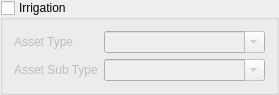
  <widget class="QGroupBox" name="Irrigation_Group">
   <property name="enabled">
    <bool>true</bool>
   </property>
   <property name="geometry">
    <rect>
     <x>550</x>
     <y>530</y>
     <width>221</width>
     <height>79</height>
    </rect>
   </property>
   <property name="title">
    <string>Irrigation</string>
   </property>
   <property name="checkable">
    <bool>true</bool>
   </property>
   <property name="checked">
    <bool>false</bool>
   </property>
   <layout class="QFormLayout" name="formLayout_7">
    <item row="0" column="0">
     <widget class="QLabel" name="label_75">
      <property name="text">
       <string>Asset Type</string>
      </property>
     </widget>
    </item>
    <item row="0" column="1">
     <widget class="QComboBox" name="I_Asset_Type">
      <property name="editable">
       <bool>true</bool>
      </property>
      <item>
       <property name="text">
        <string/>
       </property>
      </item>
      <item>
       <property name="text">
        <string>Pump</string>
       </property>
      </item>
      <item>
       <property name="text">
        <string>Park Valve</string>
       </property>
      </item>
      <item>
       <property name="text">
        <string>Irrigation Pipe</string>
       </property>
      </item>
      <item>
       <property name="text">
        <string>Irrigation Sprinkler Head</string>
       </property>
      </item>
      <item>
       <property name="text">
        <string>Irrigation Controller</string>
       </property>
      </item>
      <item>
       <property name="text">
        <string>Bore</string>
       </property>
      </item>
      <item>
       <property name="text">
        <string>Tank</string>
       </property>
      </item>
      <item>
       <property name="text">
        <string>Standpipe</string>
       </property>
      </item>
     </widget>
    </item>
    <item row="1" column="0">
     <widget class="QLabel" name="label_76">
      <property name="text">
       <string>Asset Sub Type</string>
      </property>
     </widget>
    </item>
    <item row="1" column="1">
     <widget class="QComboBox" name="I_Asset_Sub_Type">
      <property name="editable">
       <bool>true</bool>
      </property>
      <item>
       <property name="text">
        <string/>
       </property>
      </item>
      <item>
       <property name="text">
        <string>Pop ups</string>
       </property>
      </item>
      <item>
       <property name="text">
        <string>geared</string>
       </property>
      </item>
      <item>
       <property name="text">
        <string>hammer drives</string>
       </property>
      </item>
      <item>
       <property name="text">
        <string>Wired</string>
       </property>
      </item>
      <item>
       <property name="text">
        <string>radio</string>
       </property>
      </item>
      <item>
       <property name="text">
        <string>poly on stand</string>
       </property>
      </item>
      <item>
       <property name="text">
        <string>poly on ground</string>
       </property>
      </item>
      <item>
       <property name="text">
        <string>Gal on stand</string>
       </property>
      </item>
      <item>
       <property name="text">
        <string>concrete on stand</string>
       </property>
      </item>
      <item>
       <property name="text">
        <string>underground</string>
       </property>
      </item>
     </widget>
    </item>
   </layout>
  </widget>
